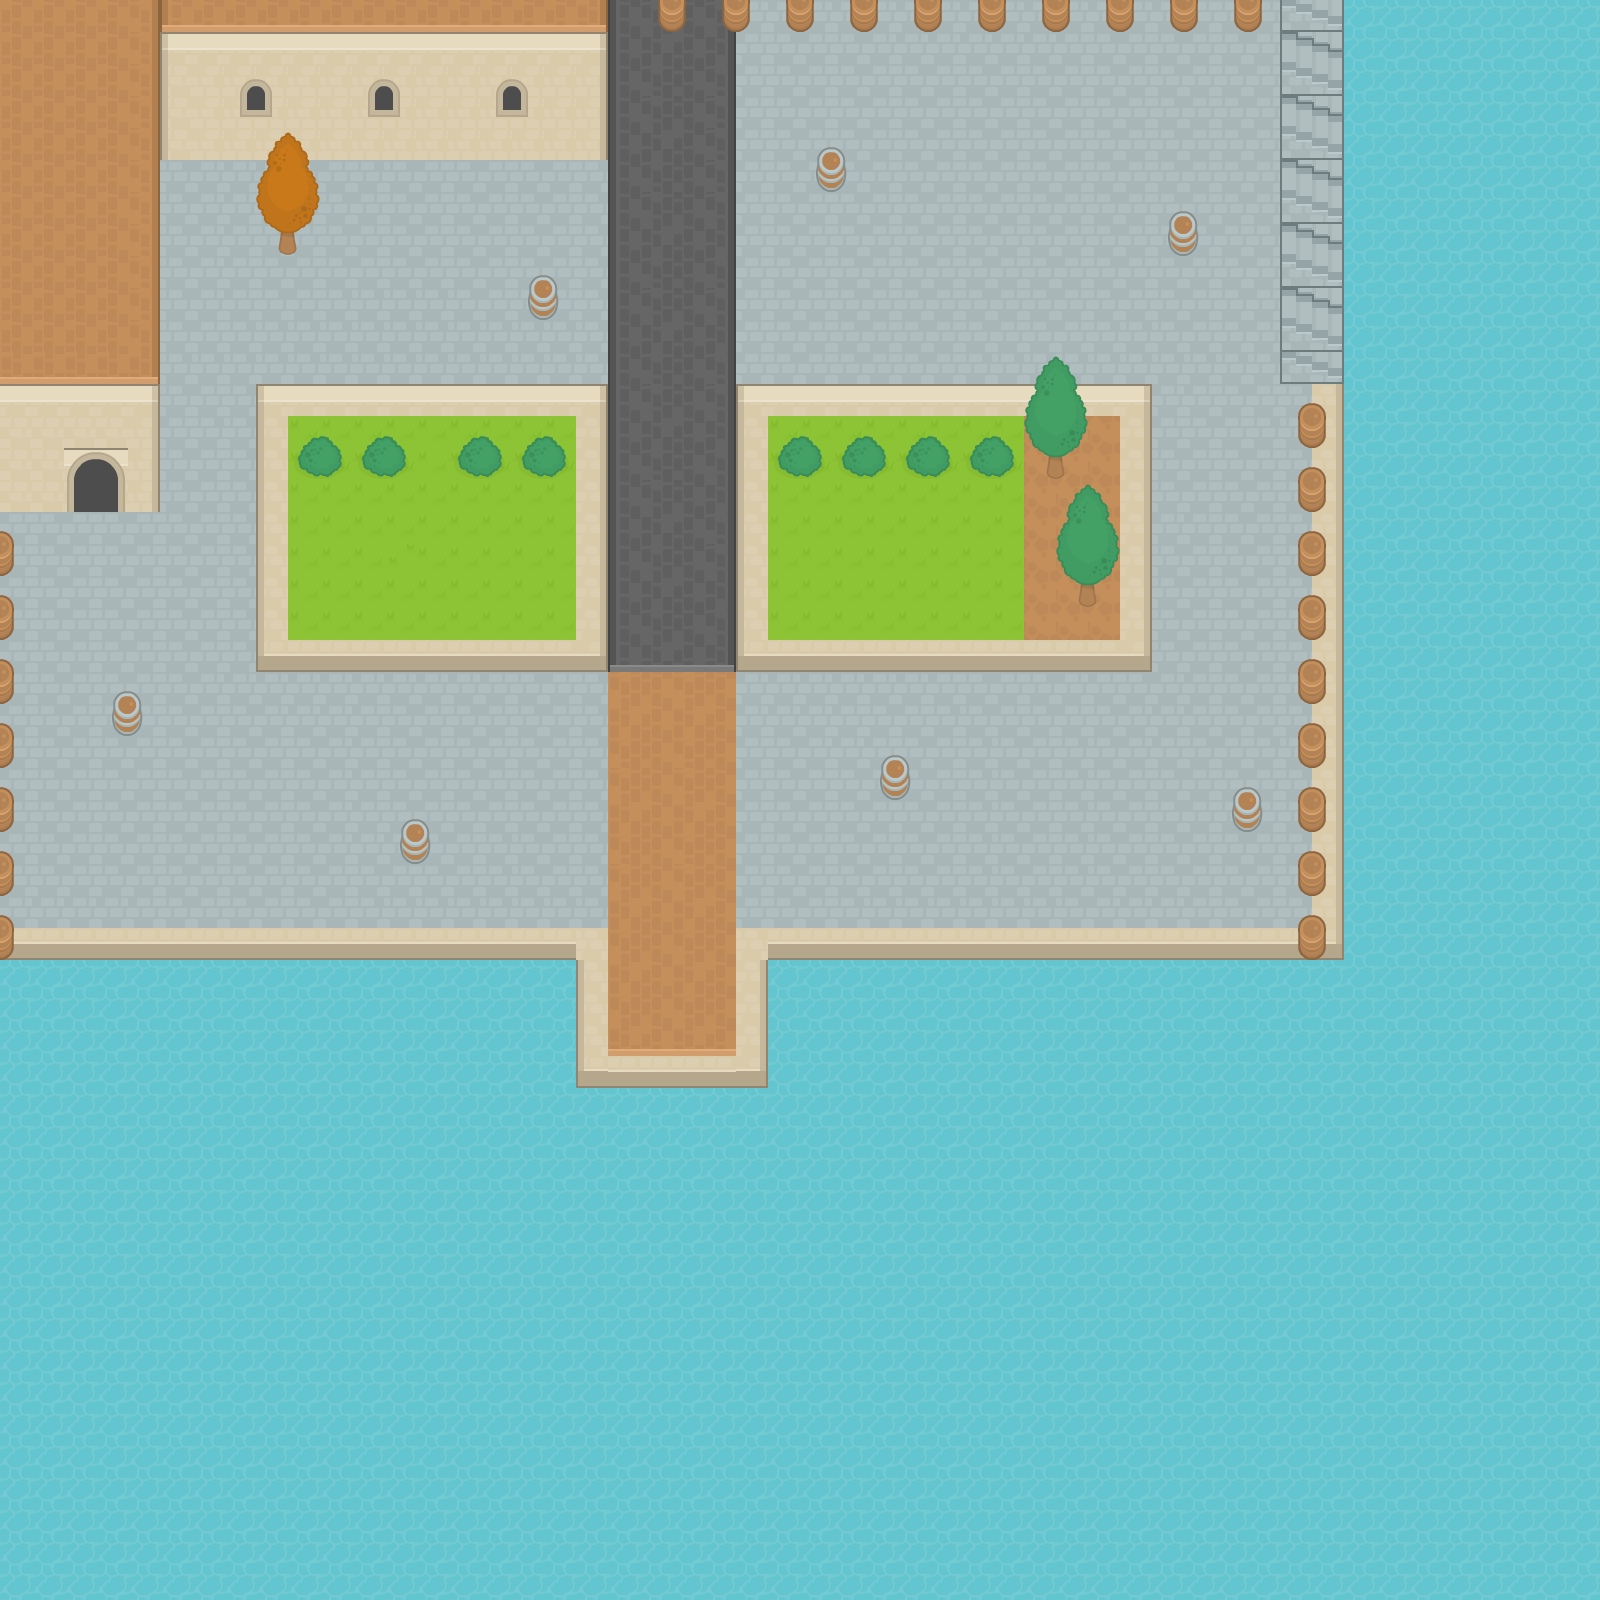

The image is a tile-based game level rendered from a .tmx file. Its description and source (layers, tilesets, objects; grid data summarised) follow:
An orthogonal 50x50 tile map with 32x32 px tiles, 7 tile layers (Water, WalkArea, Stairs, Building, ...) and 30 objects (11x placer, 11x street, water3, water1, water2, ...).

<map version="1.2" tiledversion="1.2.2" orientation="orthogonal" renderorder="right-down" width="50" height="50" tilewidth="32" tileheight="32" infinite="0" nextlayerid="14" nextobjectid="50">
 <tileset firstgid="1" source="Assets/Tileset.tsx" />
 <layer id="1" name="Water" width="50" height="50">
  <data>[2500 cells, 2500 non-empty, 16 distinct tile ids]</data>
 </layer>
 <layer id="2" name="WalkArea" width="50" height="50">
  <data>[2500 cells, 1284 non-empty, 55 distinct tile ids]</data>
 </layer>
 <layer id="3" name="Stairs" width="50" height="50">
  <data>[2500 cells, 70 non-empty, 16 distinct tile ids]</data>
 </layer>
 <layer id="6" name="Building" width="50" height="50">
  <data>[2500 cells, 150 non-empty, 18 distinct tile ids]</data>
 </layer>
 <layer id="5" name="Plants" width="50" height="50">
  <data>[2500 cells, 60 non-empty, 20 distinct tile ids]</data>
 </layer>
 <layer id="7" name="Doorways" width="50" height="50">
  <data>[2500 cells, 117 non-empty, 20 distinct tile ids]</data>
 </layer>
 <layer id="12" name="BarrellBoundary" width="50" height="50">
  <data>[2500 cells, 70 non-empty, 4 distinct tile ids]</data>
 </layer>
 <objectgroup id="13" name="Objects">
  <object id="39" name="placer" x="480.5" y="543.5" width="95" height="95" />
  <object id="40" name="placer" x="287.5" y="417.5" width="95" height="95" />
  <object id="41" name="placer" x="766.5" y="543.5" width="95" height="95" />
  <object id="42" name="placer" x="767.5" y="416.5" width="95" height="95" />
  <object id="43" name="placer" x="1025.5" y="414.5" width="95" height="95" />
  <object id="44" name="placer" x="1024.5" y="545.5" width="95" height="95" />
  <object id="45" name="placer" x="897.5" y="415.5" width="95" height="95" />
  <object id="46" name="placer" x="897.5" y="544.5" width="95" height="95" />
  <object id="47" name="placer" x="480.5" y="414.5" width="95" height="95" />
  <object id="48" name="placer" x="288.5" y="542.5" width="95" height="95" />
  <object id="49" name="placer" x="480.5" y="225.5" width="95" height="95" />
 </objectgroup>
 <objectgroup id="8" name="Obstacles">
  <object id="1" name="water3" x="782" y="974" width="816" height="624" />
  <object id="2" name="water1" x="2" y="974" width="560" height="620" />
  <object id="3" name="water2" x="566" y="1090" width="206" height="504" />
  <object id="4" name="water4" x="1344" y="2" width="248" height="964" />
  <object id="5" name="building2" x="-2" y="-2" width="162" height="512" />
  <object id="6" name="building1" x="164" y="-8" width="438" height="162" />
  <object id="23" name="NorthWall" x="608" y="-4" width="734" height="28" />
  <object id="25" name="WestWall" x="0" y="514" width="32" height="456" />
 </objectgroup>
 <objectgroup id="9" name="Lights">
  <object id="9" name="street" x="592" y="910">
   <point />
  </object>
  <object id="10" name="street" x="752" y="912">
   <point />
  </object>
  <object id="11" name="street" x="1292" y="912">
   <point />
  </object>
  <object id="12" name="street" x="942" y="912">
   <point />
  </object>
  <object id="13" name="street" x="1106" y="912">
   <point />
  </object>
  <object id="14" name="street" x="390" y="910">
   <point />
  </object>
  <object id="15" name="street" x="202" y="910">
   <point />
  </object>
  <object id="16" name="street" x="1302" y="714">
   <point />
  </object>
  <object id="17" name="street" x="1298" y="492">
   <point />
  </object>
  <object id="18" name="street" x="588" y="360">
   <point />
  </object>
  <object id="19" name="street" x="752" y="366">
   <point />
  </object>
 </objectgroup>
 <objectgroup id="10" name="Entries" />
 <objectgroup id="11" name="Gates" />
</map>
